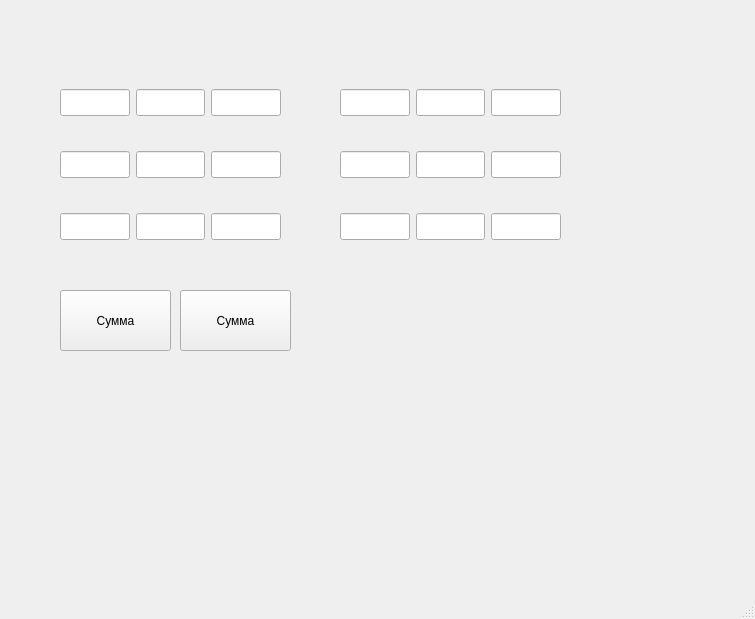
<?xml version="1.0" encoding="UTF-8"?>
<ui version="4.0">
 <class>MainWindow</class>
 <widget class="QMainWindow" name="MainWindow">
  <property name="geometry">
   <rect>
    <x>0</x>
    <y>0</y>
    <width>755</width>
    <height>619</height>
   </rect>
  </property>
  <property name="windowTitle">
   <string>MainWindow</string>
  </property>
  <widget class="QWidget" name="centralwidget">
   <widget class="QPushButton" name="pushButton">
    <property name="geometry">
     <rect>
      <x>60</x>
      <y>290</y>
      <width>111</width>
      <height>61</height>
     </rect>
    </property>
    <property name="text">
     <string>Сумма</string>
    </property>
   </widget>
   <widget class="QWidget" name="layoutWidget">
    <property name="geometry">
     <rect>
      <x>60</x>
      <y>370</y>
      <width>221</width>
      <height>191</height>
     </rect>
    </property>
    <layout class="QGridLayout" name="gridLayout_3">
     <item row="0" column="0">
      <widget class="QLabel" name="label">
       <property name="text">
        <string/>
       </property>
      </widget>
     </item>
     <item row="2" column="2">
      <widget class="QLabel" name="label_9">
       <property name="text">
        <string/>
       </property>
      </widget>
     </item>
     <item row="1" column="2">
      <widget class="QLabel" name="label_6">
       <property name="text">
        <string/>
       </property>
      </widget>
     </item>
     <item row="0" column="2">
      <widget class="QLabel" name="label_3">
       <property name="text">
        <string/>
       </property>
      </widget>
     </item>
     <item row="1" column="1">
      <widget class="QLabel" name="label_5">
       <property name="text">
        <string/>
       </property>
      </widget>
     </item>
     <item row="2" column="0">
      <widget class="QLabel" name="label_7">
       <property name="text">
        <string/>
       </property>
      </widget>
     </item>
     <item row="2" column="1">
      <widget class="QLabel" name="label_8">
       <property name="text">
        <string/>
       </property>
      </widget>
     </item>
     <item row="1" column="0">
      <widget class="QLabel" name="label_4">
       <property name="text">
        <string/>
       </property>
      </widget>
     </item>
     <item row="0" column="1">
      <widget class="QLabel" name="label_2">
       <property name="text">
        <string/>
       </property>
      </widget>
     </item>
    </layout>
   </widget>
   <widget class="QWidget" name="layoutWidget">
    <property name="geometry">
     <rect>
      <x>60</x>
      <y>60</y>
      <width>221</width>
      <height>211</height>
     </rect>
    </property>
    <layout class="QGridLayout" name="gridLayout">
     <item row="0" column="0">
      <widget class="QLineEdit" name="lineEdit">
       <property name="font">
        <font>
         <pointsize>12</pointsize>
         <stylestrategy>PreferDefault</stylestrategy>
        </font>
       </property>
      </widget>
     </item>
     <item row="0" column="1">
      <widget class="QLineEdit" name="lineEdit_2">
       <property name="font">
        <font>
         <pointsize>12</pointsize>
         <stylestrategy>PreferDefault</stylestrategy>
        </font>
       </property>
      </widget>
     </item>
     <item row="0" column="2">
      <widget class="QLineEdit" name="lineEdit_3">
       <property name="font">
        <font>
         <pointsize>12</pointsize>
         <stylestrategy>PreferDefault</stylestrategy>
        </font>
       </property>
      </widget>
     </item>
     <item row="1" column="2">
      <widget class="QLineEdit" name="lineEdit_6">
       <property name="font">
        <font>
         <pointsize>12</pointsize>
         <stylestrategy>PreferDefault</stylestrategy>
        </font>
       </property>
      </widget>
     </item>
     <item row="2" column="0">
      <widget class="QLineEdit" name="lineEdit_7">
       <property name="font">
        <font>
         <pointsize>12</pointsize>
         <stylestrategy>PreferDefault</stylestrategy>
        </font>
       </property>
      </widget>
     </item>
     <item row="2" column="1">
      <widget class="QLineEdit" name="lineEdit_8">
       <property name="font">
        <font>
         <pointsize>12</pointsize>
         <stylestrategy>PreferDefault</stylestrategy>
        </font>
       </property>
      </widget>
     </item>
     <item row="2" column="2">
      <widget class="QLineEdit" name="lineEdit_9">
       <property name="font">
        <font>
         <pointsize>12</pointsize>
         <stylestrategy>PreferDefault</stylestrategy>
        </font>
       </property>
      </widget>
     </item>
     <item row="1" column="1">
      <widget class="QLineEdit" name="lineEdit_5">
       <property name="font">
        <font>
         <pointsize>12</pointsize>
         <stylestrategy>PreferDefault</stylestrategy>
        </font>
       </property>
      </widget>
     </item>
     <item row="1" column="0">
      <widget class="QLineEdit" name="lineEdit_4">
       <property name="font">
        <font>
         <pointsize>12</pointsize>
         <stylestrategy>PreferDefault</stylestrategy>
        </font>
       </property>
      </widget>
     </item>
    </layout>
   </widget>
   <widget class="QWidget" name="layoutWidget_2">
    <property name="geometry">
     <rect>
      <x>340</x>
      <y>60</y>
      <width>221</width>
      <height>211</height>
     </rect>
    </property>
    <layout class="QGridLayout" name="gridLayout_2">
     <item row="0" column="0">
      <widget class="QLineEdit" name="lineEdit_10">
       <property name="font">
        <font>
         <pointsize>12</pointsize>
         <stylestrategy>PreferDefault</stylestrategy>
        </font>
       </property>
      </widget>
     </item>
     <item row="0" column="1">
      <widget class="QLineEdit" name="lineEdit_11">
       <property name="font">
        <font>
         <pointsize>12</pointsize>
         <stylestrategy>PreferDefault</stylestrategy>
        </font>
       </property>
      </widget>
     </item>
     <item row="0" column="2">
      <widget class="QLineEdit" name="lineEdit_12">
       <property name="font">
        <font>
         <pointsize>12</pointsize>
         <stylestrategy>PreferDefault</stylestrategy>
        </font>
       </property>
      </widget>
     </item>
     <item row="1" column="0">
      <widget class="QLineEdit" name="lineEdit_13">
       <property name="font">
        <font>
         <pointsize>12</pointsize>
         <stylestrategy>PreferDefault</stylestrategy>
        </font>
       </property>
      </widget>
     </item>
     <item row="1" column="1">
      <widget class="QLineEdit" name="lineEdit_14">
       <property name="font">
        <font>
         <pointsize>12</pointsize>
         <stylestrategy>PreferDefault</stylestrategy>
        </font>
       </property>
      </widget>
     </item>
     <item row="1" column="2">
      <widget class="QLineEdit" name="lineEdit_15">
       <property name="font">
        <font>
         <pointsize>12</pointsize>
         <stylestrategy>PreferDefault</stylestrategy>
        </font>
       </property>
      </widget>
     </item>
     <item row="2" column="0">
      <widget class="QLineEdit" name="lineEdit_16">
       <property name="font">
        <font>
         <pointsize>12</pointsize>
         <stylestrategy>PreferDefault</stylestrategy>
        </font>
       </property>
      </widget>
     </item>
     <item row="2" column="1">
      <widget class="QLineEdit" name="lineEdit_17">
       <property name="font">
        <font>
         <pointsize>12</pointsize>
         <stylestrategy>PreferDefault</stylestrategy>
        </font>
       </property>
      </widget>
     </item>
     <item row="2" column="2">
      <widget class="QLineEdit" name="lineEdit_18">
       <property name="font">
        <font>
         <pointsize>12</pointsize>
         <stylestrategy>PreferDefault</stylestrategy>
        </font>
       </property>
      </widget>
     </item>
    </layout>
   </widget>
   <widget class="QPushButton" name="pushButton_2">
    <property name="geometry">
     <rect>
      <x>180</x>
      <y>290</y>
      <width>111</width>
      <height>61</height>
     </rect>
    </property>
    <property name="text">
     <string>Сумма</string>
    </property>
   </widget>
  </widget>
  <widget class="QMenuBar" name="menubar">
   <property name="geometry">
    <rect>
     <x>0</x>
     <y>0</y>
     <width>755</width>
     <height>22</height>
    </rect>
   </property>
  </widget>
  <widget class="QStatusBar" name="statusbar"/>
 </widget>
 <resources/>
 <connections/>
</ui>
